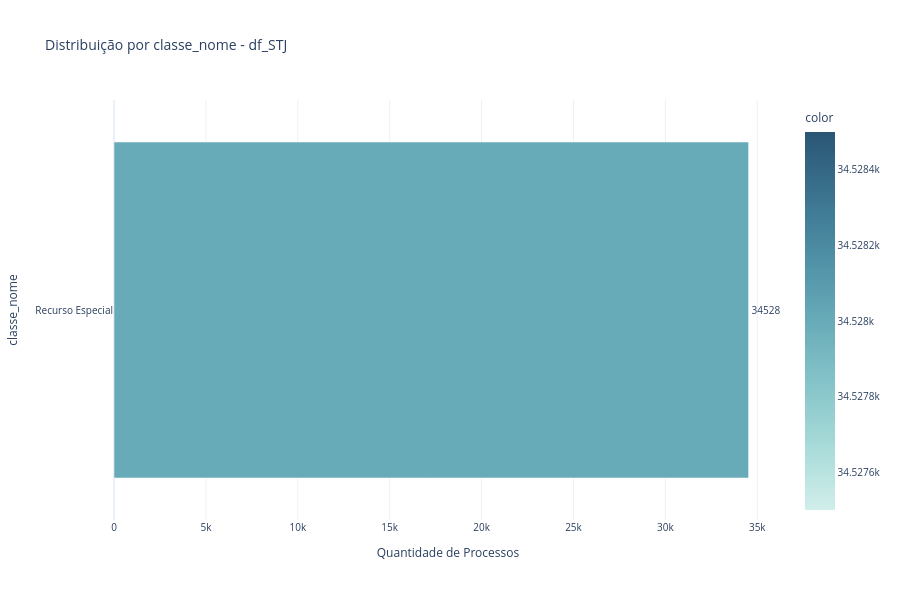

This figure's notebook cell:
### Markdown cell above
## EDA - Classe Processual

### Code cell
classe_nome_counts = df['classe_nome'].value_counts().head(20)

fig = px.bar(
    x=classe_nome_counts.values,
    y=classe_nome_counts.index,
    orientation='h',
    title=f'Distribuição por classe_nome - {nome_df}',
    labels={'x': 'Quantidade de Processos', 'y': 'classe_nome'},
    color=classe_nome_counts.values,
    color_continuous_scale='Teal',
    text=classe_nome_counts.values

)

fig.update_layout(
    template='plotly_white',
    height=600,
    showlegend=False,
    font=dict(size=10)
)
fig.update_traces(textposition='outside')
fig.show()

print(f"Total de classe_nomes: {df['classe_nome'].nunique()}")
print(f"\nTop classe_nomes:")
print(classe_nome_counts)

### Figure 1 — Plotly figure (JSON) as saved in the notebook; plotly's stock layout.template omitted (floating-point values rounded to 4 significant figures)
{"data": [{"hovertemplate": "Quantidade de Processos=%{x}<br>classe_nome=%{y}<br>text=%{text}<br>color=%{marker.color}<extra></extra>", "legendgroup": "", "marker": {"color": [34528], "coloraxis": "coloraxis", "pattern": {"shape": ""}}, "name": "", "orientation": "h", "showlegend": false, "text": [34530.0], "textposition": "outside", "type": "bar", "x": [34528], "xaxis": "x", "y": ["Recurso Especial"], "yaxis": "y"}], "layout": {"barmode": "relative", "coloraxis": {"colorbar": {"title": {"text": "color"}}, "colorscale": [[0, "rgb(209, 238, 234)"], [0.1667, "rgb(168, 219, 217)"], [0.3333, "rgb(133, 196, 201)"], [0.5, "rgb(104, 171, 184)"], [0.6667, "rgb(79, 144, 166)"], [0.8333, "rgb(59, 115, 143)"], [1, "rgb(42, 86, 116)"]]}, "font": {"size": 10}, "height": 600, "legend": {"tracegroupgap": 0}, "showlegend": false, "title": {"text": "Distribuição por classe_nome - df_STJ"}, "xaxis": {"anchor": "y", "domain": [0, 1], "title": {"text": "Quantidade de Processos"}}, "yaxis": {"anchor": "x", "domain": [0, 1], "title": {"text": "classe_nome"}}}}
